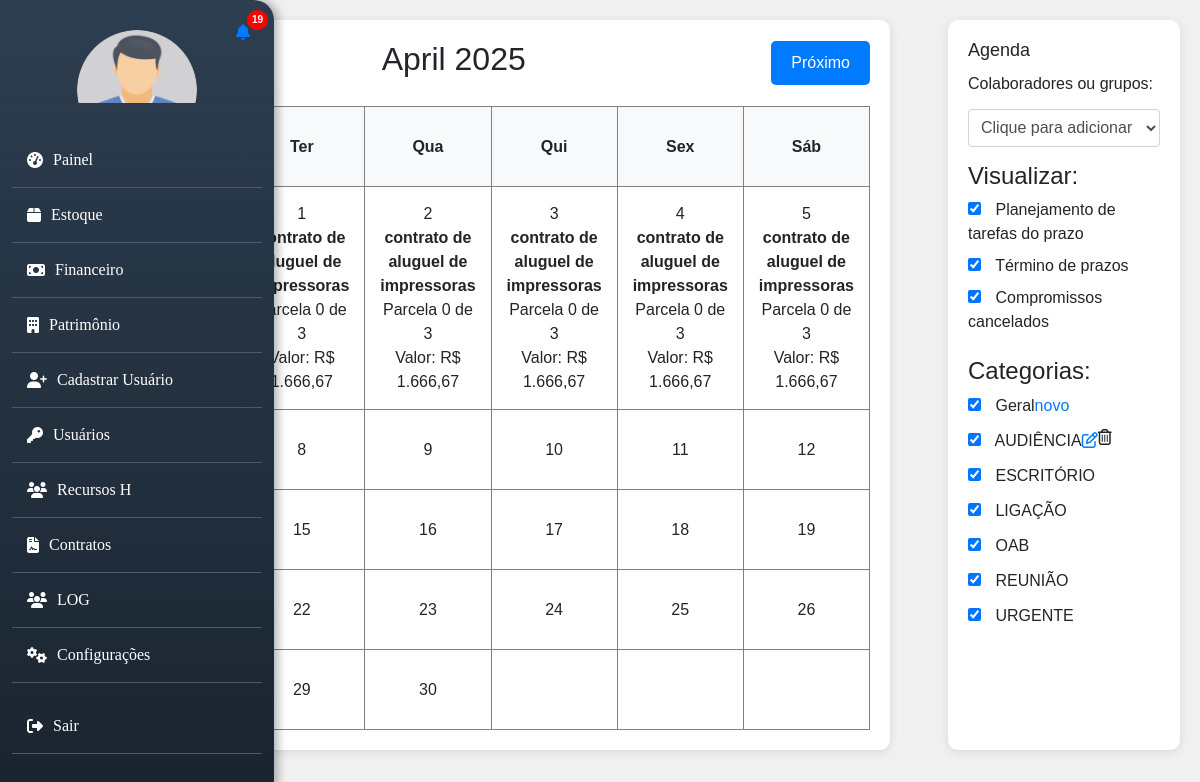
The app's page /calendar.php (signed in) with its own data.
### tables this page shows
CREATE TABLE `gestao_contratos` (
  `id` int(11) NOT NULL,
  `titulo` varchar(255) NOT NULL,
  `SEI` varchar(50) NOT NULL,
  `objeto` text NOT NULL,
  `gestor` varchar(255) NOT NULL,
  `gestorsb` varchar(255) NOT NULL,
  `fiscais` varchar(255) NOT NULL,
  `validade` date NOT NULL,
  `contatos` varchar(255) NOT NULL,
  `valor_contrato` decimal(15,2) NOT NULL,
  `valor_aditivo` decimal(15,2) DEFAULT NULL,
  `num_parcelas` int(11) DEFAULT NULL,
  `descricao` text NOT NULL,
  `situacao` enum('Ativo','Inativo','Encerrado') NOT NULL DEFAULT 'Ativo',
  `data_cadastro` timestamp NOT NULL DEFAULT current_timestamp()
);

### calendar.php (the view, shortened to what this page needs)
<?php
$currentMonth = isset($_GET['month']) ? $_GET['month'] : date("m");
$currentYear = isset($_GET['year']) ? $_GET['year'] : date("Y");
function gerarCalendario($month, $year, $pdo) {
    $daysInMonth = cal_days_in_month(CAL_GREGORIAN, $month, $year);
    $firstDayOfMonth = strtotime("$year-$month-01");
    $firstDayWeekday = date("w", $firstDayOfMonth);
    $calendar = '<table class="calendar-table" border="1">';
    $calendar .= '<tr>';
    $calendar .= '<th>Dom</th><th>Seg</th><th>Ter</th><th>Qua</th><th>Qui</th><th>Sex</th><th>Sáb</th>';
    $calendar .= '</tr><tr>';
    for ($i = 0; $i < $firstDayWeekday; $i++) {
        $calendar .= '<td></td>';
    }
    $day = 1;
    for ($i = $firstDayWeekday; $i < 7; $i++) {
        $calendar .= '<td>';
        $calendar .= "<span class='day-number'>$day</span>";
        $sql_parcelas = "SELECT titulo, valor_contrato AS valor, validade, num_parcelas FROM gestao_contratos
                         WHERE MONTH(validade) <= :mes AND YEAR(validade) <= :ano
                         AND num_parcelas > 0";
        $stmt_parcelas = $pdo->prepare($sql_parcelas);
        $stmt_parcelas->bindParam(':mes', $month);
        $stmt_parcelas->bindParam(':ano', $year);
        $stmt_parcelas->execute();
        $contratos = $stmt_parcelas->fetchAll(PDO::FETCH_ASSOC);
        foreach ($contratos as $contrato) {
            $validade = strtotime($contrato['validade']);
            $startMonth = date('m', $validade);
            $startYear = date('Y', $validade);
            $parcelamentoMes = (($year - $startYear) * 12) + ($month - $startMonth);
            if ($parcelamentoMes >= 0 && $parcelamentoMes < $contrato['num_parcelas']) {
                $parcelValue = $contrato['valor'] / $contrato['num_parcelas'];
                $calendar .= "<br><strong>" . $contrato['titulo'] . "</strong><br>Parcela $parcelamentoMes de " . $contrato['num_parcelas'] . "<br>Valor: R$ " . number_format($parcelValue, 2, ',', '.');
            }
        }
        $calendar .= '</td>';
        $day++;
    }
    $calendar .= '</tr>';
    while ($day <= $daysInMonth) {
        $calendar .= '<tr>';
        for ($i = 0; $i < 7; $i++) {
            if ($day <= $daysInMonth) {
                $calendar .= "<td><span class='day-number'>$day</span></td>";
                $day++;
            } else {
                $calendar .= '<td></td>';
            }
        }
        $calendar .= '</tr>';
    }
    $calendar .= '</table>';
    return $calendar;
}
function generateNavigation($currentMonth, $currentYear) {
    $previousMonth = $currentMonth == 1 ? 12 : $currentMonth - 1;
    $previousYear = $currentMonth == 1 ? $currentYear - 1 : $currentYear;
    $nextMonth = $currentMonth == 12 ? 1 : $currentMonth + 1;
    $nextYear = $currentMonth == 12 ? $currentYear + 1 : $currentYear;
    $prevMonthLink = "?month=$previousMonth&year=$previousYear";
    $nextMonthLink = "?month=$nextMonth&year=$nextYear";
    return [
        'prevMonthLink' => $prevMonthLink,
        'nextMonthLink' => $nextMonthLink
    ];
}
$navigation = generateNavigation($currentMonth, $currentYear);
include 'header.php';
?>
<!DOCTYPE html>
<html lang="pt-br">
<head>
    <link rel="stylesheet" href="https://cdnjs.cloudflare.com/ajax/libs/font-awesome/6.6.0/css/all.min.css">
    <link rel="stylesheet" href="./src/contratos/style/calendar.css">
</head>
<body>
<div class="calendar-container">
    <div class="calendar">
        <div class="calendar-header">
            <button id="prev-month" onclick="window.location.href='<?= $navigation['prevMonthLink'] ?>'">Anterior</button>
            <h2 id="month-year"><?= date("F Y", strtotime("$currentYear-$currentMonth-01")) ?></h2>
            <button id="next-month" onclick="window.location.href='<?= $navigation['nextMonthLink'] ?>'">Próximo</button>
        </div>
        <?= gerarCalendario($currentMonth, $currentYear, $pdo); ?>
    </div>
    <div class="sidebar">
        <h3>Agenda</h3>
        <div class="form-group">
            <label for="collaborators">Colaboradores ou grupos:</label>
            <select id="collaborators" class="form-control">
                <option value="">Clique para adicionar</option>
            </select>
        </div>
        <div class="form-group">
            <h4>Visualizar:</h4>
            <label>
                <input type="checkbox" id="task-planning" checked> Planejamento de tarefas do prazo
            </label><br>
            <label>
                <input type="checkbox" id="deadline-terms" checked> Término de prazos
            </label><br>
            <label>
                <input type="checkbox" id="canceled-commitments" checked> Compromissos cancelados
            </label><br>
        </div>
        <div class="form-group">
            <h4>Categorias:</h4>
            <div class="novo">
                <label>
                    <input type="checkbox" class="category" id="category-geral" checked> Geral
                </label><br>
                <a href="">novo</a>
            </div>
            <div class="novo">
                <label>
                    <input type="checkbox" class="category" id="category-audiencia" checked> AUDIÊNCIA
                </label><br>
                <a href=""><i class="fa-regular fa-pen-to-square"></i></a>
                <i class="fa-regular fa-trash-can"></i>
            </div>
            <div class="novo">
                <label>
                    <input type="checkbox" class="category" id="category-escritorio" checked> ESCRITÓRIO
                </label><br>
            </div>
            <label>
                <input type="checkbox" class="category" id="category-ligacao" checked> LIGAÇÃO
            </label><br>
            <label>
                <input type="checkbox" class="category" id="category-oab" checked> OAB
            </label><br>
            <label>
                <input type="checkbox" class="category" id="category-reuniao" checked> REUNIÃO
            </label><br>
            <label>
                <input type="checkbox" class="category" id="category-urgente" checked> URGENTE
            </label><br>
        </div>
    </div>
</div>
</body>
</html>

### src/contratos/style/calendar.css (style rules this page uses)
body { font-family: Arial, sans-serif; margin: 0; padding: 0; background-color: #f0f0f0; }
.calendar-container { display: flex; justify-content: space-between; padding: 20px; }
.calendar { width: 75%; background-color: white; border-radius: 10px; box-shadow: 0 2px 10px rgba(0, 0, 0, 0.1); padding: 20px; }
.sidebar { width: 20%; background-color: #fff; border-radius: 10px; box-shadow: 0 2px 10px rgba(0, 0, 0, 0.1); padding: 20px; margin-left: 20px; }
.calendar-header { display: flex; justify-content: space-between; align-items: center; }
.calendar-header button { padding: 10px 20px; background-color: #007bff; color: white; border: none; cursor: pointer; border-radius: 5px; }
.calendar-table { width: 100%; border-collapse: collapse; margin-top: 20px; }
.calendar-table th, .calendar-table td { padding: 15px; text-align: center; width: 14.28%; height: 80px; }
.calendar-table th { background-color: #f8f9fa; }
.calendar-table td { background-color: #ffffff; cursor: pointer; }
.novo { display: flex; }
.sidebar h3 { font-size: 18px; margin-bottom: 10px; }
.form-group { margin-bottom: 15px; }
input[type="checkbox"] { margin-right: 10px; }
select.form-control { width: 100%; padding: 8px; margin-top: 5px; }
.category { margin-bottom: 10px; }

### records on screen
gestao_contratos: titulo "contrato de aluguel de impressoras", validade "0", num_parcelas "3", parcelValue "1.666,67"

### other values on screen
$unreadCount "19"
$item['nome'] "Painel"
$item['nome'] "Estoque"
$item['nome'] "Financeiro"
$item['nome'] "Patrimônio"
$item['nome'] "Cadastrar Usuário"
$item['nome'] "Usuários"
$item['nome'] "Recursos H"
$item['nome'] "Contratos"
$item['nome'] "LOG"
$item['nome'] "Configurações"
date("F Y", strtotime("$currentYear-$currentMonth-01")) "April 2025"
